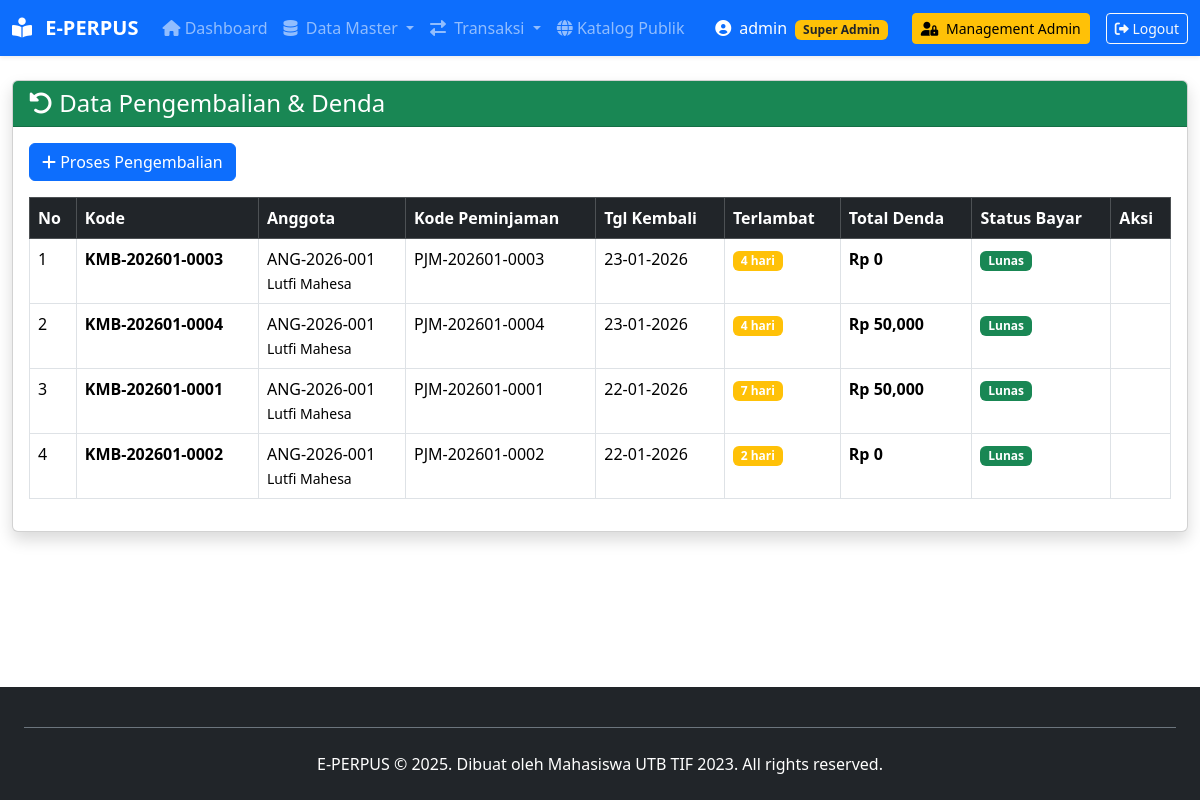
The page /index.php?page=pengembalian/index (signed in) on the database its author committed.
### tables this page shows
CREATE TABLE `pengembalian` (
  `id_pengembalian` int(11) NOT NULL,
  `kode_pengembalian` varchar(20) NOT NULL,
  `id_peminjaman` int(11) NOT NULL,
  `id_admin` int(11) NOT NULL,
  `tanggal_kembali` date NOT NULL,
  `keterlambatan_hari` int(3) DEFAULT 0,
  `denda_keterlambatan` int(11) DEFAULT 0,
  `denda_kerusakan` int(11) DEFAULT 0,
  `denda_kehilangan` int(11) DEFAULT 0,
  `total_denda` int(11) DEFAULT 0,
  `status_bayar` enum('lunas','belum_lunas','dicicil') DEFAULT 'lunas',
  `jumlah_dibayar` int(11) DEFAULT 0,
  `sisa_denda` int(11) DEFAULT 0,
  `catatan_pengembalian` text DEFAULT NULL,
  `created_at` timestamp NOT NULL DEFAULT current_timestamp()
);

CREATE TABLE `anggota` (
  `id_anggota` int(11) NOT NULL,
  `no_anggota` varchar(20) NOT NULL COMMENT 'Nomor ID anggota',
  `nik` varchar(16) DEFAULT NULL COMMENT 'NIK KTP',
  `nama_lengkap` varchar(100) NOT NULL,
  `jenis_kelamin` enum('L','P') NOT NULL,
  `tempat_lahir` varchar(50) DEFAULT NULL,
  `tanggal_lahir` date DEFAULT NULL,
  `alamat` text NOT NULL,
  `kelurahan` varchar(50) DEFAULT NULL,
  `kecamatan` varchar(50) DEFAULT NULL,
  `kota` varchar(50) DEFAULT 'Subang',
  `kode_pos` varchar(5) DEFAULT NULL,
  `no_hp` varchar(15) NOT NULL,
  `email` varchar(100) DEFAULT NULL,
  `username` varchar(50) NOT NULL,
  `password` varchar(255) NOT NULL,
  `foto_profil` varchar(100) DEFAULT 'default_user.png',
  `pekerjaan` varchar(50) DEFAULT 'Pelajar/Mahasiswa',
  `instansi` varchar(100) DEFAULT NULL,
  `status_anggota` enum('aktif','nonaktif','suspended') DEFAULT 'aktif',
  `tanggal_daftar` date NOT NULL,
  `tanggal_expired` date NOT NULL COMMENT 'Masa aktif keanggotaan',
  `total_pinjam` int(11) DEFAULT 0,
  `denda_aktif` int(11) DEFAULT 0,
  `created_at` timestamp NOT NULL DEFAULT current_timestamp(),
  `updated_at` timestamp NOT NULL DEFAULT current_timestamp() ON UPDATE current_timestamp()
);

CREATE TABLE `peminjaman` (
  `id_peminjaman` int(11) NOT NULL,
  `kode_peminjaman` varchar(20) NOT NULL,
  `id_anggota` int(11) NOT NULL,
  `id_admin` int(11) NOT NULL COMMENT 'Admin yang memproses',
  `tanggal_pinjam` date NOT NULL,
  `tanggal_harus_kembali` date NOT NULL,
  `tanggal_kembali` date DEFAULT NULL,
  `durasi_hari` int(3) NOT NULL DEFAULT 7 COMMENT 'Durasi peminjaman',
  `status_pinjam` enum('dipinjam','dikembalikan','terlambat') DEFAULT 'dipinjam',
  `total_buku` int(3) NOT NULL DEFAULT 0,
  `catatan_pinjam` text DEFAULT NULL,
  `created_at` timestamp NOT NULL DEFAULT current_timestamp(),
  `updated_at` timestamp NOT NULL DEFAULT current_timestamp() ON UPDATE current_timestamp()
);

### src/controllers/PengembalianController.php (called while the page is built, shortened)
<?php
require_once ROOT_PATH . 'src/models/PengembalianModel.php';
class PengembalianController {
    private $model;
    public function __construct() {
        $db = (new Database())->getConnection();
        $this->model = new PengembalianModel($db);
    }
    public function index() {
        $stmt = $this->model->readAll();
        $data_pengembalian = $stmt->fetchAll(PDO::FETCH_ASSOC);
        require_once ROOT_PATH . 'src/views/pengembalian/index.php';
    }
}
?>

### src/models/PengembalianModel.php (called while the page is built, shortened)
<?php
class PengembalianModel {
    private $conn;
    private $table = "pengembalian";
    public function __construct($db) {
        $this->conn = $db;
    }
    public function readAll() {
        $query = "SELECT pg.*, p.kode_peminjaman, a.nama_lengkap, a.no_anggota
                  FROM {$this->table} pg
                  JOIN peminjaman p ON pg.id_peminjaman = p.id_peminjaman
                  JOIN anggota a ON p.id_anggota = a.id_anggota
                  ORDER BY pg.tanggal_kembali DESC";
        $stmt = $this->conn->prepare($query);
        $stmt->execute();
        return $stmt;
    }
}
?>

### src/views/pengembalian/index.php (the view, shortened to what this page needs)
<?php include(ROOT_PATH . 'src/views/layouts/header.php'); ?>
<div class="container-fluid mt-4">
    <div class="card shadow">
        <div class="card-header bg-success text-white">
            <h4 class="mb-0"><i class="fas fa-undo-alt"></i> Data Pengembalian & Denda</h4>
        </div>
        <div class="card-body">
            <a href="index.php?page=pengembalian/create" class="btn btn-primary mb-3">
                <i class="fas fa-plus"></i> Proses Pengembalian
            </a>
            <div class="table-responsive">
                <table class="table table-bordered table-hover">
                    <thead class="table-dark">
                        <tr>
                            <th>No</th>
                            <th>Kode</th>
                            <th>Anggota</th>
                            <th>Kode Peminjaman</th>
                            <th>Tgl Kembali</th>
                            <th>Terlambat</th>
                            <th>Total Denda</th>
                            <th>Status Bayar</th>
                            <th>Aksi</th>
                        </tr>
                    </thead>
                    <tbody>
                        <?php if (!empty($data_pengembalian)): ?>
                            <?php $no = 1; foreach ($data_pengembalian as $kmb): ?>
                                <tr>
                                    <td><?= $no++ ?></td>
                                    <td><strong><?= htmlspecialchars($kmb['kode_pengembalian']) ?></strong></td>
                                    <td>
                                        <?= htmlspecialchars($kmb['no_anggota']) ?><br>
                                        <small><?= htmlspecialchars($kmb['nama_lengkap']) ?></small>
                                    </td>
                                    <td><?= htmlspecialchars($kmb['kode_peminjaman']) ?></td>
                                    <td><?= date('d-m-Y', strtotime($kmb['tanggal_kembali'])) ?></td>
                                    <td>
                                        <?php if ($kmb['keterlambatan_hari'] > 0): ?>
                                            <span class="badge bg-warning"><?= $kmb['keterlambatan_hari'] ?> hari</span>
                                        <?php else: ?>
                                            <span class="badge bg-success">Tepat Waktu</span>
                                        <?php endif; ?>
                                    </td>
                                    <td><strong>Rp <?= number_format($kmb['total_denda']) ?></strong></td>
                                    <td>
                                        <?php if ($kmb['status_bayar'] == 'lunas'): ?>
                                            <span class="badge bg-success">Lunas</span>
                                        <?php elseif ($kmb['status_bayar'] == 'dicicil'): ?>
                                            <span class="badge bg-warning">Dicicil</span>
                                        <?php else: ?>
                                            <span class="badge bg-danger">Belum Lunas</span>
                                        <?php endif; ?>
                                    </td>
                                    <td>
                                    </td>
                                </tr>
                            <?php endforeach; ?>
                        <?php else: ?>
                            <tr><td colspan="9" class="text-center">Tidak ada data pengembalian.</td></tr>
                        <?php endif; ?>
                    </tbody>
                </table>
            </div>
        </div>
    </div>
</div>
<?php include(ROOT_PATH . 'src/views/layouts/footer.php'); ?>

### rows shown on the page
pengembalian: kode_pengembalian "KMB-202601-0003", anggota.no_anggota "ANG-2026-001", anggota.nama_lengkap "Lutfi Mahesa", id_peminjaman.kode_peminjaman "PJM-202601-0003", tanggal_kembali "23-01-2026", keterlambatan_hari "4", total_denda "0", status_bayar "Lunas"
pengembalian: kode_pengembalian "KMB-202601-0004", anggota.no_anggota "ANG-2026-001", anggota.nama_lengkap "Lutfi Mahesa", id_peminjaman.kode_peminjaman "PJM-202601-0004", tanggal_kembali "23-01-2026", keterlambatan_hari "4", total_denda "50,000", status_bayar "Lunas"
pengembalian: kode_pengembalian "KMB-202601-0001", anggota.no_anggota "ANG-2026-001", anggota.nama_lengkap "Lutfi Mahesa", id_peminjaman.kode_peminjaman "PJM-202601-0001", tanggal_kembali "22-01-2026", keterlambatan_hari "7", total_denda "50,000", status_bayar "Lunas"
pengembalian: kode_pengembalian "KMB-202601-0002", anggota.no_anggota "ANG-2026-001", anggota.nama_lengkap "Lutfi Mahesa", id_peminjaman.kode_peminjaman "PJM-202601-0002", tanggal_kembali "22-01-2026", keterlambatan_hari "2", total_denda "0", status_bayar "Lunas"

### other values the page prints
$_SESSION['username'] "admin"
